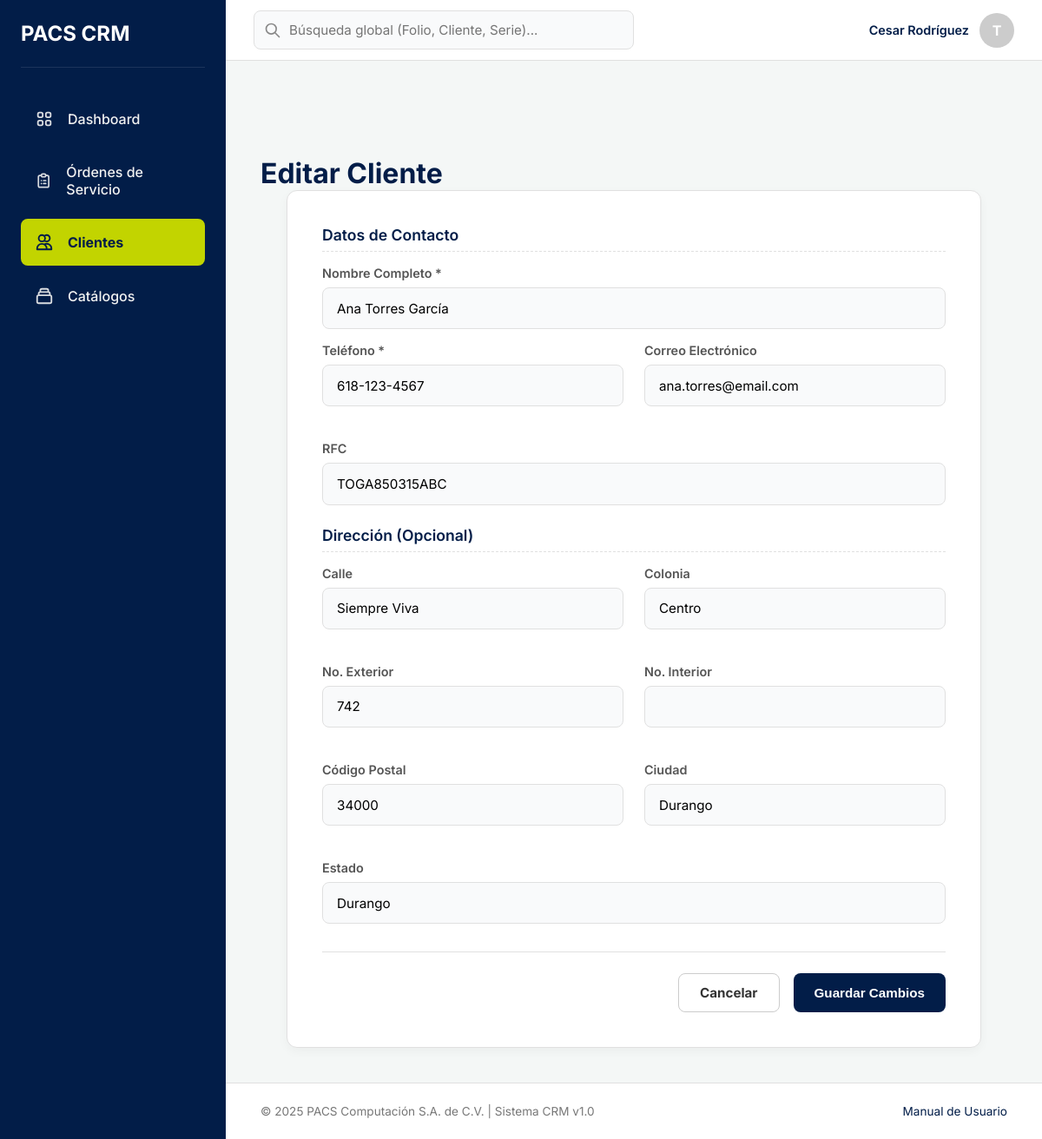
The app's page /clientes/editar/1/ (signed in) with its own data.
### gestion_clientes/models.py (models this page shows, shortened)
class Cliente(models.Model):
    nombre_completo = models.CharField(max_length=255, verbose_name="Nombre completo")
    telefono = models.CharField(max_length=20, unique=True)
    email = models.EmailField(max_length=254, unique=True, blank=True, null=True)
    rfc = models.CharField(max_length=13, blank=True, null=True, verbose_name="RFC")
    calle = models.CharField(max_length=255, blank=True, null=True)
    numero_exterior = models.CharField(max_length=20, blank=True, null=True, verbose_name="Número Exterior") # Ajustado max_length
    numero_interior = models.CharField(max_length=20, blank=True, null=True, verbose_name="Número Interior") # Ajustado max_length
    colonia = models.CharField(max_length=100, blank=True, null=True)
    codigo_postal = models.CharField(max_length=10, blank=True, null=True, verbose_name="Código Postal") # Ajustado max_length
    ciudad = models.CharField(max_length=100, blank=True, null=True)
    estado = models.CharField(max_length=100, blank=True, null=True)
    fecha_registro = models.DateTimeField(auto_now_add=True, verbose_name="Fecha de registro")
    class Meta:
        verbose_name = "Cliente"
        verbose_name_plural = "Clientes"
        ordering = ['nombre_completo']

### gestion_clientes/views.py (the view, shortened to what this page needs)
# urls.py: path('editar/<int:id>/', views.editar_cliente, name='editar_cliente'),
@login_required
def editar_cliente(request, id):
    cliente = get_object_or_404(Cliente, pk=id)
    return render(request, 'gestion_clientes/cliente_form.html', {'cliente': cliente})

### gestion_clientes/templates/gestion_clientes/cliente_form.html (shortened to what this page needs)
{% extends 'base.html' %}
{% block content %}
    <div class="page-header">
        <h1 class="page-title">{% if cliente %}Editar Cliente{% else %}Registrar Nuevo Cliente{% endif %}</h1>
    </div>
    <div class="form-card">
        <form method="POST">
            <div class="form-section-title">Datos de Contacto</div>
            <div class="form-group">
                <label for="nombre_completo">Nombre Completo *</label>
                <input type="text" name="nombre_completo" id="nombre_completo"
                       value="{% if cliente %}{{ cliente.nombre_completo }}{% elif values %}{{ values.nombre_completo }}{% endif %}"
                       required>
            </div>
            <div class="form-row">
                <div class="form-group">
                    <label for="telefono">Teléfono *</label>
                    <input type="tel" name="telefono" id="telefono"
                           value="{% if cliente %}{{ cliente.telefono }}{% elif values %}{{ values.telefono }}{% endif %}"
                           required>
                </div>
                <div class="form-group">
                    <label for="email">Correo Electrónico</label>
                    <input type="email" name="email" id="email"
                           value="{% if cliente %}{{ cliente.email|default:'' }}{% elif values %}{{ values.email }}{% endif %}">
                </div>
            </div>
            <div class="form-group">
                <label for="rfc">RFC</label>
                <input type="text" name="rfc" id="rfc"
                       value="{% if cliente %}{{ cliente.rfc|default:'' }}{% elif values %}{{ values.rfc }}{% endif %}"
                       placeholder="Opcional">
            </div>
            <div class="form-section-title" style="margin-top: 1.5rem;">Dirección (Opcional)</div>
            <div class="form-row">
                <div class="form-group">
                    <label for="calle">Calle</label>
                    <input type="text" name="calle" id="calle"
                           value="{% if cliente %}{{ cliente.calle|default:'' }}{% elif values %}{{ values.calle }}{% endif %}">
                </div>
                <div class="form-group">
                    <label for="colonia">Colonia</label>
                    <input type="text" name="colonia" id="colonia"
                           value="{% if cliente %}{{ cliente.colonia|default:'' }}{% elif values %}{{ values.colonia }}{% endif %}">
                </div>
            </div>
            <div class="form-row">
                <div class="form-group">
                    <label for="numero_exterior">No. Exterior</label>
                    <input type="text" name="numero_exterior" id="numero_exterior"
                           value="{% if cliente %}{{ cliente.numero_exterior|default:'' }}{% elif values %}{{ values.numero_exterior }}{% endif %}">
                </div>
                <div class="form-group">
                    <label for="numero_interior">No. Interior</label>
                    <input type="text" name="numero_interior" id="numero_interior"
                           value="{% if cliente %}{{ cliente.numero_interior|default:'' }}{% elif values %}{{ values.numero_interior }}{% endif %}">
                </div>
            </div>
            <div class="form-row">
                <div class="form-group">
                    <label for="codigo_postal">Código Postal</label>
                    <input type="text" name="codigo_postal" id="codigo_postal"
                           value="{% if cliente %}{{ cliente.codigo_postal|default:'' }}{% elif values %}{{ values.codigo_postal }}{% endif %}">
                </div>
                <div class="form-group">
                    <label for="ciudad">Ciudad</label>
                    <input type="text" name="ciudad" id="ciudad"
                           value="{% if cliente %}{{ cliente.ciudad|default:'' }}{% elif values %}{{ values.ciudad }}{% endif %}">
                </div>
            </div>
            <div class="form-group">
                <label for="estado">Estado</label>
                <input type="text" name="estado" id="estado"
                       value="{% if cliente %}{{ cliente.estado|default:'' }}{% elif values %}{{ values.estado }}{% endif %}">
            </div>
            <div class="form-actions">
                <a href="javascript:history.back()" class="btn btn-secondary" style="text-decoration: none; border: 1px solid #ccc; color: #333;">Cancelar</a>
                <button type="submit" class="btn btn-primary">
                    {% if cliente %}Guardar Cambios{% else %}Registrar Cliente{% endif %}
                </button>
            </div>
        </form>
    </div>
{% endblock %}

### templates/base.html (shortened to what this page needs)
{% load static %}
<!DOCTYPE html>
<html lang="es">
<head>
</head>
<body>
    <aside class="sidebar" id="sidebar">
        <div class="sidebar-header">
            <h2 style="color: white;">PACS CRM</h2>
        </div>
        <nav class="sidebar-nav">
            <ul>
                <li>
                    <a href="#" class="{% if request.resolver_match.url_name == 'dashboard' %}active{% endif %}">
                        <span>Dashboard</span>
                    </a>
                </li>
                <li>
                    <a href="{% url 'lista_ordenes' %}" class="{% if 'ordenes' in request.path %}active{% endif %}">
                        <span>Órdenes de Servicio</span>
                    </a>
                </li>
                <li>
                    <a href="{% url 'lista_clientes' %}" class="{% if 'clientes' in request.path %}active{% endif %}">
                        <svg class="nav-icon" fill="none" stroke="currentColor" viewBox="0 0 24 24"><path stroke-linecap="round" stroke-linejoin="round" stroke-width="2" d="M12 4.354a4 4 0 110 5.292M15 21H3v-1a6 6 0 0112 0v1zm0 0h6v-1a6 6 0 00-9-5.197M13 7a4 4 0 11-8 0 4 4 0 018 0z"></path></svg>
                        <span>Clientes</span>
                    </a>
                </li>
                <li>
                    <a href="{% url 'lista_catalogos' %}" class="{% if 'catalogos' in request.path %}active{% endif %}">
                        <span>Catálogos</span>
                    </a>
                </li>
            </ul>
        </nav>
    </aside>
    <header class="navbar">
        <div class="navbar-search">
            <svg class="search-icon" fill="none" stroke="currentColor" viewBox="0 0 24 24"><path stroke-linecap="round" stroke-linejoin="round" stroke-width="2" d="M21 21l-6-6m2-5a7 7 0 11-14 0 7 7 0 0114 0z"></path></svg>
            <input type="text" placeholder="Búsqueda global (Folio, Cliente, Serie)...">
        </div>
        <div class="navbar-user-area">
            <div class="user-profile">
                <span class="user-name">{{ user.get_full_name|default:user.username }}</span>
                <div style="width:40px;height:40px;background:#ccc;border-radius:50%;display:flex;align-items:center;justify-content:center;color:white;font-weight:bold;">
                    {{ user.username|slice:":1"|upper }}
                </div>
            </div>
        </div>
    </header>
    <main class="main-content">
        {% block content %}{% endblock %}
    </main>
    <footer class="footer">
        <div>© 2025 PACS Computación S.A. de C.V. | Sistema CRM v1.0</div>
        <div><a href="#" style="color:var(--color-primario);text-decoration:none;">Manual de Usuario</a></div>
    </footer>
</body>
</html>

### records on screen
Cliente: nombre_completo "Ana Torres García", telefono "618-123-4567", email "ana.torres@email.com", rfc "TOGA850315ABC", calle "Siempre Viva", colonia "Centro", numero_exterior "742", codigo_postal "34000", ciudad "Durango", estado "Durango"

### other values on screen
{{ user.get_full_name|default:user.username }} "Cesar Rodríguez"
{{ user.username|slice:":1"|upper }} "T"
